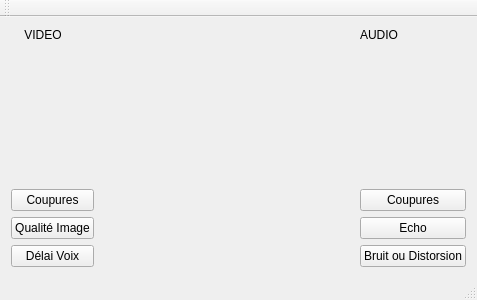
<?xml version="1.0" encoding="UTF-8"?>
<ui version="4.0">
 <class>MainWindow</class>
 <widget class="QMainWindow" name="MainWindow">
  <property name="geometry">
   <rect>
    <x>0</x>
    <y>0</y>
    <width>400</width>
    <height>300</height>
   </rect>
  </property>
  <property name="windowTitle">
   <string>MainWindow</string>
  </property>
  <widget class="QWidget" name="centralWidget">
   <layout class="QHBoxLayout" name="horizontalLayout_2">
    <item>
     <layout class="QHBoxLayout" name="horizontalLayout">
      <property name="spacing">
       <number>6</number>
      </property>
      <property name="sizeConstraint">
       <enum>QLayout::SetDefaultConstraint</enum>
      </property>
      <item>
       <layout class="QGridLayout" name="gridLayout">
        <item row="3" column="0">
         <widget class="VigilButton" name="pushButton_3">
          <property name="text">
           <string>Délai Voix</string>
          </property>
          <attribute name="buttonGroup">
           <string notr="true">buttonGroup</string>
          </attribute>
         </widget>
        </item>
        <item row="2" column="0">
         <widget class="VigilButton" name="pushButton_2">
          <property name="text">
           <string>Qualité Image</string>
          </property>
          <attribute name="buttonGroup">
           <string notr="true">buttonGroup</string>
          </attribute>
         </widget>
        </item>
        <item row="1" column="0">
         <widget class="VigilButton" name="pushButton_1">
          <property name="sizePolicy">
           <sizepolicy hsizetype="Minimum" vsizetype="Fixed">
            <horstretch>0</horstretch>
            <verstretch>0</verstretch>
           </sizepolicy>
          </property>
          <property name="text">
           <string>Coupures</string>
          </property>
          <attribute name="buttonGroup">
           <string notr="true">buttonGroup</string>
          </attribute>
         </widget>
        </item>
        <item row="0" column="0">
         <widget class="QLabel" name="label">
          <property name="sizePolicy">
           <sizepolicy hsizetype="Minimum" vsizetype="Minimum">
            <horstretch>0</horstretch>
            <verstretch>0</verstretch>
           </sizepolicy>
          </property>
          <property name="font">
           <font>
            <kerning>true</kerning>
           </font>
          </property>
          <property name="autoFillBackground">
           <bool>false</bool>
          </property>
          <property name="frameShadow">
           <enum>QFrame::Plain</enum>
          </property>
          <property name="lineWidth">
           <number>1</number>
          </property>
          <property name="text">
           <string>    VIDEO</string>
          </property>
          <property name="textFormat">
           <enum>Qt::AutoText</enum>
          </property>
          <property name="scaledContents">
           <bool>true</bool>
          </property>
          <property name="alignment">
           <set>Qt::AlignJustify|Qt::AlignTop</set>
          </property>
          <property name="wordWrap">
           <bool>false</bool>
          </property>
         </widget>
        </item>
       </layout>
      </item>
      <item>
       <spacer name="horizontalSpacer">
        <property name="orientation">
         <enum>Qt::Horizontal</enum>
        </property>
        <property name="sizeType">
         <enum>QSizePolicy::Fixed</enum>
        </property>
        <property name="sizeHint" stdset="0">
         <size>
          <width>260</width>
          <height>20</height>
         </size>
        </property>
       </spacer>
      </item>
      <item>
       <layout class="QGridLayout" name="gridLayout_2">
        <item row="1" column="0">
         <widget class="VigilButton" name="pushButton_4">
          <property name="text">
           <string>Coupures</string>
          </property>
          <attribute name="buttonGroup">
           <string notr="true">buttonGroup_2</string>
          </attribute>
         </widget>
        </item>
        <item row="2" column="0">
         <widget class="VigilButton" name="pushButton_5">
          <property name="text">
           <string>Echo</string>
          </property>
          <attribute name="buttonGroup">
           <string notr="true">buttonGroup_2</string>
          </attribute>
         </widget>
        </item>
        <item row="3" column="0">
         <widget class="VigilButton" name="pushButton_6">
          <property name="font">
           <font>
            <weight>50</weight>
            <bold>false</bold>
            <underline>false</underline>
           </font>
          </property>
          <property name="autoFillBackground">
           <bool>false</bool>
          </property>
          <property name="text">
           <string>Bruit ou Distorsion</string>
          </property>
          <attribute name="buttonGroup">
           <string notr="true">buttonGroup_2</string>
          </attribute>
         </widget>
        </item>
        <item row="0" column="0">
         <widget class="QLabel" name="label_2">
          <property name="enabled">
           <bool>true</bool>
          </property>
          <property name="text">
           <string>AUDIO</string>
          </property>
          <property name="alignment">
           <set>Qt::AlignJustify|Qt::AlignTop</set>
          </property>
         </widget>
        </item>
       </layout>
      </item>
     </layout>
    </item>
   </layout>
  </widget>
  <widget class="QToolBar" name="mainToolBar">
   <attribute name="toolBarArea">
    <enum>TopToolBarArea</enum>
   </attribute>
   <attribute name="toolBarBreak">
    <bool>false</bool>
   </attribute>
  </widget>
  <widget class="QStatusBar" name="statusBar"/>
 </widget>
 <layoutdefault spacing="6" margin="11"/>
 <customwidgets>
  <customwidget>
   <class>VigilButton</class>
   <extends>QPushButton</extends>
   <header>vigilbutton.h</header>
  </customwidget>
 </customwidgets>
 <resources/>
 <connections/>
 <buttongroups>
  <buttongroup name="buttonGroup"/>
  <buttongroup name="buttonGroup_2"/>
 </buttongroups>
</ui>
